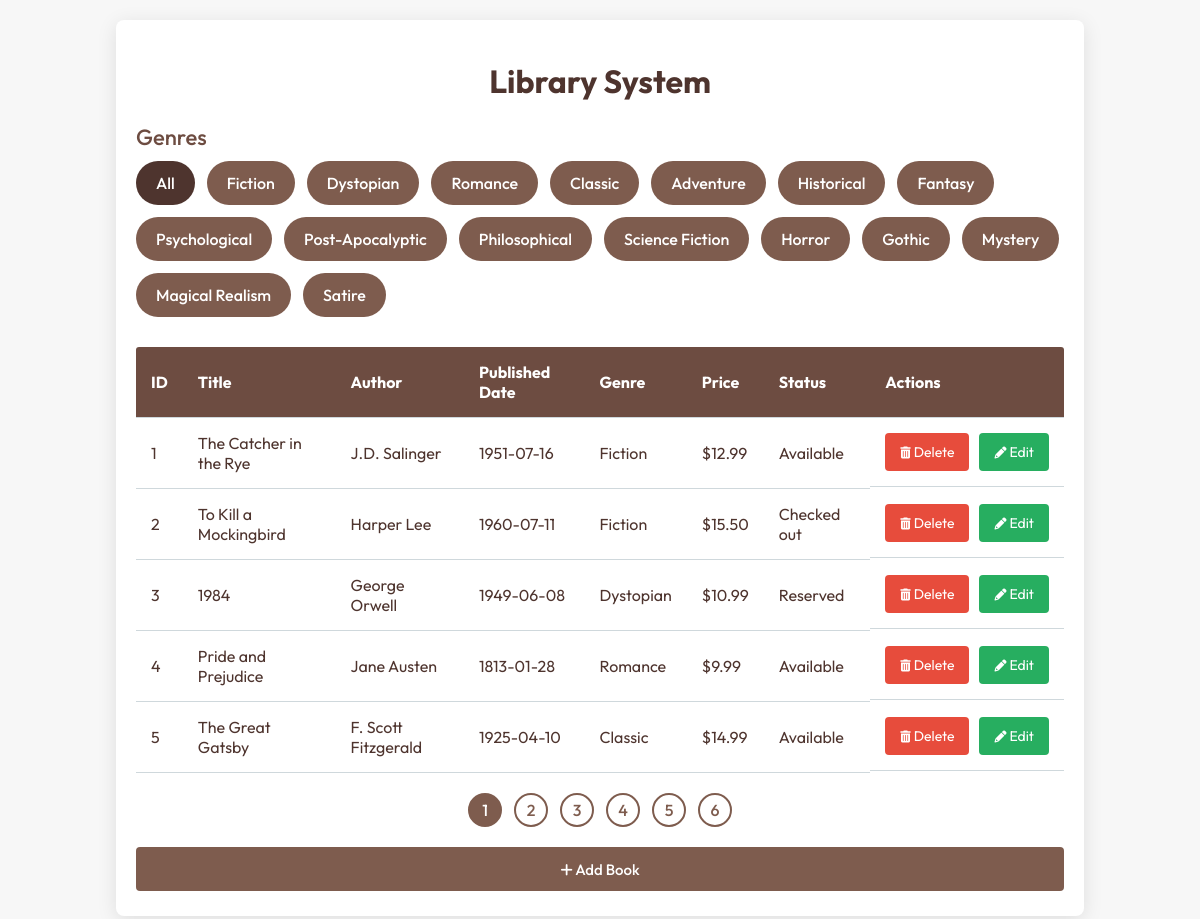
The page / on the database its author committed.
### tables this page shows
CREATE TABLE books (
    id INT AUTO_INCREMENT PRIMARY KEY,
    title VARCHAR(255) NOT NULL,
    author VARCHAR(255) NOT NULL,
    published_date DATE NOT NULL,
    genre VARCHAR(100) NOT NULL,
    price DECIMAL(10,2) NOT NULL,
    status ENUM('available', 'checked_out', 'reserved') NOT NULL DEFAULT 'available'
);

### index.php (the view, shortened to what this page needs)
<?php
include 'db.php';
$limit = 5;
$page = isset($_GET['page']) ? (int)$_GET['page'] : 1;
$offset = ($page - 1) * $limit;
$selected_genre = isset($_GET['genre']) ? $_GET['genre'] : '';
$query = "SELECT DISTINCT genre FROM books";
$result = $conn->query($query);
$genres = [];
while ($row = $result->fetch_assoc()) {
  $genres[] = $row['genre'];
}
$query_books = "SELECT * FROM books WHERE genre LIKE '%$selected_genre%' LIMIT $limit OFFSET $offset";
$result_books = $conn->query($query_books);
$books = [];
while ($row = $result_books->fetch_assoc()) {
  $books[] = $row;
}
$query_count = "SELECT COUNT(*) AS total FROM books WHERE genre LIKE '%$selected_genre%'";
$result_count = $conn->query($query_count);
$total_books = $result_count->fetch_assoc()['total'];
$total_pages = ceil($total_books / $limit);
?>
<!DOCTYPE html>
<html lang="en">
<head>
  <link rel="stylesheet" href="styles.css">
  <link href="https://cdnjs.cloudflare.com/ajax/libs/font-awesome/6.0.0-beta3/css/all.min.css" rel="stylesheet">
</head>
<body>
  <div class="container">
    <h1>Library System</h1>
    <div class="genres">
      <h3>Genres</h3>
      <div class="genre-list">
      <a href="?page=1" class="genre <?php echo ($selected_genre === '' || $selected_genre === 'All') ? 'active' : ''; ?>">All</a>
      <?php foreach ($genres as $genre): ?>
          <a href="?page=1&genre=<?php echo urlencode($genre); ?>" class="genre <?php echo ($selected_genre === $genre) ? 'active' : ''; ?>"><?php echo $genre; ?></a>
        <?php endforeach; ?>
      </div>
    </div>
     <div class="table-container">
    <table class="book-table">
      <thead>
        <tr>
          <th>ID</th>
          <th>Title</th>
          <th>Author</th>
          <th>Published Date</th>
          <th>Genre</th>
          <th>Price</th>
          <th>Status</th>
          <th>Actions</th>
        </tr>
      </thead>
      <tbody>
        <?php foreach ($books as $book): ?>
          <tr>
            <td><?php echo $book['id']; ?></td>
            <td><?php echo $book['title']; ?></td>
            <td><?php echo $book['author']; ?></td>
            <td><?php echo $book['published_date']; ?></td>
            <td><?php echo $book['genre']; ?></td>
            <td>$<?php echo number_format($book['price'], 2); ?></td>
            <td><?php echo ucfirst(str_replace('_', ' ', $book['status'])); ?></td>
            <td class="actions">
              <form action="delete_book.php" method="POST">
                <button class="delete"> <i class="fas fa-trash-alt" style="font-size:12px;"></i> Delete</button>
              </form>
              <form action="edit_book.php" method="POST">
    <button class="edit">
        <i class="fas fa-pencil-alt" style="font-size:12px;"></i> Edit
    </button>
</form>
            </td>
          </tr>
        <?php endforeach; ?>
      </tbody>
    </table>
    </div>
    <div class="pagination">
      <?php
      for ($i = 1; $i <= $total_pages; $i++) {
          $genre_param = $selected_genre ? "&genre=" . urlencode($selected_genre) : '';
          if ($i == $page) {
              echo "<span class='page-link current'>$i</span>";
          } else {
              echo "<a href='?page=$i$genre_param' class='page-link'>$i</a>";
          }
      }
      ?>
    </div>
    <form action="add_book.php" method="POST" class="add-book">
      <button class="add-btn"><i class="fas fa-plus" style="font-size: 14px;"></i> Add Book</button>
    </form>
  </div>
</body>
</html>

### styles.css (style rules this page uses)
body { font-family: 'Outfit', sans-serif; background-color: #f7f7f7; margin: 0; padding: 20px; display: flex; justify-content: center; color: #4e342e; -webkit-scrollbar:none; }
a { text-decoration: none; }
.container { width: 80%; max-width: 1000px; background: #ffffff; padding: 20px; padding-bottom: 25px; border-radius: 8px; box-shadow: 0px 4px 20px rgba(0, 0, 0, 0.1); }
h1 { text-align: center; color: #4e342e; margin-bottom: 20px; font-size: 2rem; }
.genres h3 { margin-bottom: 10px; color: #6d4c41; font-weight: 500; font-size: 22px; }
.genre-list { display: flex; flex-wrap: wrap; gap: 12px; }
.genre { color: white; background-color: #7e5c4e; font-weight: 500; border: 2px solid transparent; padding: 10px 18px; border-radius: 30px; font-size: 16px; text-align: center; cursor: pointer; transition: all 0.3s ease; display: inline-block; }
.genre.active { background-color: #4e342e; }
.book-table { width: 100%; border-collapse: collapse; margin-top: 30px; border-radius: 3px 3px 0 0; overflow: hidden; }
.book-table th, .book-table td { padding: 15px; text-align: left; border-bottom: 1px solid #cfd8dc; }
.book-table th { background: #6d4c41; color: #ffffff; font-weight: bold; }
.actions { display: flex; gap: 10px; }
button { border: none; padding: 10px 15px; cursor: pointer; border-radius: 4px; font-size: 14px; font-family: "Outfit", sans-serif; white-space: nowrap; transition: background 0.3s ease, transform 0.2s ease, opacity 0.2s; }
.add-btn { background: #7e5c4e; color: #ffffff; width: 100%; display: block; font-size: 15px; padding: 12.5px 20px; font-weight: 500; margin-top: 20px; }
.delete { background: #e74c3c; color: #ffffff; }
.edit { background: #27ae60; color: #ffffff; }
.pagination { display: flex; justify-content: center; gap: 12px; margin-top: 20px; }
.page-link { background: white; border: 2px solid #7e5c4e; color: #7e5c4e; font-weight: 500; width: 30px; height: 30px; display: flex; justify-content: center; align-items: center; text-decoration: none; border-radius: 50%; font-size: 16px; transition: background 0.3s ease; text-align: center; }
.page-link.current { background: #7e5c4e; color: white; cursor: default; }

### rows shown on the page
books: id "1", title "The Catcher in the Rye", author "J.D. Salinger", published_date "1951-07-16", genre "Fiction", price "12.99", status "Available"
books: id "2", title "To Kill a Mockingbird", author "Harper Lee", published_date "1960-07-11", genre "Fiction", price "15.50", status "Checked out"
books: id "3", title "1984", author "George Orwell", published_date "1949-06-08", genre "Dystopian", price "10.99", status "Reserved"
books: id "4", title "Pride and Prejudice", author "Jane Austen", published_date "1813-01-28", genre "Romance", price "9.99", status "Available"
books: id "5", title "The Great Gatsby", author "F. Scott Fitzgerald", published_date "1925-04-10", genre "Classic", price "14.99", status "Available"

### other values the page prints
$genre "Fiction"
$genre "Dystopian"
$genre "Romance"
$genre "Classic"
$genre "Adventure"
$genre "Historical"
$genre "Fantasy"
$genre "Psychological"
$genre "Post-Apocalyptic"
$genre "Philosophical"
$genre "Science Fiction"
$genre "Horror"
$genre "Gothic"
$genre "Mystery"
$genre "Magical Realism"
